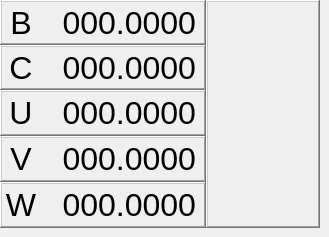
           <widget class="QWidget" name="f6s2_4_dros">
            <widget class="QFrame" name="dro_5_to_9_panel">
             <property name="geometry">
              <rect>
               <x>0</x>
               <y>0</y>
               <width>320</width>
               <height>228</height>
              </rect>
             </property>
             <property name="frameShape">
              <enum>QFrame::NoFrame</enum>
             </property>
             <property name="frameShadow">
              <enum>QFrame::Plain</enum>
             </property>
             <widget class="QFrame" name="frame_dro_5_to_9_display">
              <property name="geometry">
               <rect>
                <x>0</x>
                <y>0</y>
                <width>206</width>
                <height>228</height>
               </rect>
              </property>
              <property name="frameShape">
               <enum>QFrame::StyledPanel</enum>
              </property>
              <property name="frameShadow">
               <enum>QFrame::Raised</enum>
              </property>
              <widget class="DROLabel" name="dro_f6s2_4_display_b">
               <property name="geometry">
                <rect>
                 <x>0</x>
                 <y>0</y>
                 <width>206</width>
                 <height>45</height>
                </rect>
               </property>
               <property name="minimumSize">
                <size>
                 <width>100</width>
                 <height>24</height>
                </size>
               </property>
               <property name="maximumSize">
                <size>
                 <width>206</width>
                 <height>49</height>
                </size>
               </property>
               <property name="font">
                <font>
                 <pointsize>24</pointsize>
                 <weight>50</weight>
                 <italic>false</italic>
                 <bold>false</bold>
                 <strikeout>false</strikeout>
                 <kerning>false</kerning>
                </font>
               </property>
               <property name="frameShape">
                <enum>QFrame::WinPanel</enum>
               </property>
               <property name="frameShadow">
                <enum>QFrame::Raised</enum>
               </property>
               <property name="text">
                <string>000.0000</string>
               </property>
               <property name="alignment">
                <set>Qt::AlignRight|Qt::AlignTrailing|Qt::AlignVCenter</set>
               </property>
               <property name="Qjoint_number" stdset="0">
                <number>4</number>
               </property>
               <widget class="QLabel" name="plab_f6s2_4_b">
                <property name="geometry">
                 <rect>
                  <x>6</x>
                  <y>0</y>
                  <width>30</width>
                  <height>45</height>
                 </rect>
                </property>
                <property name="minimumSize">
                 <size>
                  <width>30</width>
                  <height>45</height>
                 </size>
                </property>
                <property name="maximumSize">
                 <size>
                  <width>30</width>
                  <height>45</height>
                 </size>
                </property>
                <property name="font">
                 <font>
                  <pointsize>24</pointsize>
                 </font>
                </property>
                <property name="layoutDirection">
                 <enum>Qt::LeftToRight</enum>
                </property>
                <property name="frameShape">
                 <enum>QFrame::NoFrame</enum>
                </property>
                <property name="frameShadow">
                 <enum>QFrame::Raised</enum>
                </property>
                <property name="text">
                 <string>B</string>
                </property>
                <property name="alignment">
                 <set>Qt::AlignCenter</set>
                </property>
               </widget>
              </widget>
              <widget class="DROLabel" name="dro_f6s2_4_display_w">
               <property name="geometry">
                <rect>
                 <x>0</x>
                 <y>182</y>
                 <width>206</width>
                 <height>46</height>
                </rect>
               </property>
               <property name="minimumSize">
                <size>
                 <width>100</width>
                 <height>24</height>
                </size>
               </property>
               <property name="maximumSize">
                <size>
                 <width>206</width>
                 <height>49</height>
                </size>
               </property>
               <property name="font">
                <font>
                 <pointsize>24</pointsize>
                 <weight>50</weight>
                 <italic>false</italic>
                 <bold>false</bold>
                 <strikeout>false</strikeout>
                 <kerning>false</kerning>
                </font>
               </property>
               <property name="frameShape">
                <enum>QFrame::WinPanel</enum>
               </property>
               <property name="frameShadow">
                <enum>QFrame::Raised</enum>
               </property>
               <property name="text">
                <string>000.0000</string>
               </property>
               <property name="alignment">
                <set>Qt::AlignRight|Qt::AlignTrailing|Qt::AlignVCenter</set>
               </property>
               <property name="Qjoint_number" stdset="0">
                <number>8</number>
               </property>
               <widget class="QLabel" name="plab_f6s2_4_w">
                <property name="geometry">
                 <rect>
                  <x>6</x>
                  <y>0</y>
                  <width>30</width>
                  <height>46</height>
                 </rect>
                </property>
                <property name="minimumSize">
                 <size>
                  <width>30</width>
                  <height>46</height>
                 </size>
                </property>
                <property name="maximumSize">
                 <size>
                  <width>30</width>
                  <height>46</height>
                 </size>
                </property>
                <property name="font">
                 <font>
                  <pointsize>24</pointsize>
                 </font>
                </property>
                <property name="layoutDirection">
                 <enum>Qt::LeftToRight</enum>
                </property>
                <property name="frameShape">
                 <enum>QFrame::NoFrame</enum>
                </property>
                <property name="frameShadow">
                 <enum>QFrame::Raised</enum>
                </property>
                <property name="text">
                 <string>W</string>
                </property>
                <property name="alignment">
                 <set>Qt::AlignRight|Qt::AlignTrailing|Qt::AlignVCenter</set>
                </property>
               </widget>
              </widget>
              <widget class="DROLabel" name="dro_f6s2_4_display_c">
               <property name="geometry">
                <rect>
                 <x>0</x>
                 <y>45</y>
                 <width>206</width>
                 <height>45</height>
                </rect>
               </property>
               <property name="minimumSize">
                <size>
                 <width>100</width>
                 <height>24</height>
                </size>
               </property>
               <property name="maximumSize">
                <size>
                 <width>206</width>
                 <height>49</height>
                </size>
               </property>
               <property name="font">
                <font>
                 <pointsize>24</pointsize>
                 <weight>50</weight>
                 <italic>false</italic>
                 <bold>false</bold>
                 <strikeout>false</strikeout>
                 <kerning>false</kerning>
                </font>
               </property>
               <property name="frameShape">
                <enum>QFrame::WinPanel</enum>
               </property>
               <property name="frameShadow">
                <enum>QFrame::Raised</enum>
               </property>
               <property name="text">
                <string>000.0000</string>
               </property>
               <property name="alignment">
                <set>Qt::AlignRight|Qt::AlignTrailing|Qt::AlignVCenter</set>
               </property>
               <property name="Qjoint_number" stdset="0">
                <number>5</number>
               </property>
               <widget class="QLabel" name="plab_f6s2_4_c">
                <property name="geometry">
                 <rect>
                  <x>6</x>
                  <y>0</y>
                  <width>30</width>
                  <height>45</height>
                 </rect>
                </property>
                <property name="minimumSize">
                 <size>
                  <width>30</width>
                  <height>45</height>
                 </size>
                </property>
                <property name="maximumSize">
                 <size>
                  <width>30</width>
                  <height>45</height>
                 </size>
                </property>
                <property name="font">
                 <font>
                  <pointsize>24</pointsize>
                 </font>
                </property>
                <property name="layoutDirection">
                 <enum>Qt::LeftToRight</enum>
                </property>
                <property name="frameShape">
                 <enum>QFrame::NoFrame</enum>
                </property>
                <property name="frameShadow">
                 <enum>QFrame::Raised</enum>
                </property>
                <property name="text">
                 <string>C</string>
                </property>
                <property name="alignment">
                 <set>Qt::AlignCenter</set>
                </property>
               </widget>
              </widget>
              <widget class="DROLabel" name="dro_f6s2_4_display_v">
               <property name="geometry">
                <rect>
                 <x>0</x>
                 <y>136</y>
                 <width>206</width>
                 <height>46</height>
                </rect>
               </property>
               <property name="minimumSize">
                <size>
                 <width>100</width>
                 <height>24</height>
                </size>
               </property>
               <property name="maximumSize">
                <size>
                 <width>206</width>
                 <height>49</height>
                </size>
               </property>
               <property name="font">
                <font>
                 <pointsize>24</pointsize>
                 <weight>50</weight>
                 <italic>false</italic>
                 <bold>false</bold>
                 <strikeout>false</strikeout>
                 <kerning>false</kerning>
                </font>
               </property>
               <property name="frameShape">
                <enum>QFrame::WinPanel</enum>
               </property>
               <property name="frameShadow">
                <enum>QFrame::Raised</enum>
               </property>
               <property name="text">
                <string>000.0000</string>
               </property>
               <property name="alignment">
                <set>Qt::AlignRight|Qt::AlignTrailing|Qt::AlignVCenter</set>
               </property>
               <property name="Qjoint_number" stdset="0">
                <number>7</number>
               </property>
               <widget class="QLabel" name="plab_f6s2_4_v">
                <property name="geometry">
                 <rect>
                  <x>6</x>
                  <y>0</y>
                  <width>30</width>
                  <height>46</height>
                 </rect>
                </property>
                <property name="minimumSize">
                 <size>
                  <width>30</width>
                  <height>46</height>
                 </size>
                </property>
                <property name="maximumSize">
                 <size>
                  <width>30</width>
                  <height>46</height>
                 </size>
                </property>
                <property name="font">
                 <font>
                  <pointsize>24</pointsize>
                 </font>
                </property>
                <property name="layoutDirection">
                 <enum>Qt::LeftToRight</enum>
                </property>
                <property name="frameShape">
                 <enum>QFrame::NoFrame</enum>
                </property>
                <property name="frameShadow">
                 <enum>QFrame::Raised</enum>
                </property>
                <property name="text">
                 <string>V</string>
                </property>
                <property name="alignment">
                 <set>Qt::AlignCenter</set>
                </property>
               </widget>
              </widget>
              <widget class="DROLabel" name="dro_f6s2_4_display_u">
               <property name="geometry">
                <rect>
                 <x>0</x>
                 <y>90</y>
                 <width>206</width>
                 <height>46</height>
                </rect>
               </property>
               <property name="minimumSize">
                <size>
                 <width>100</width>
                 <height>24</height>
                </size>
               </property>
               <property name="maximumSize">
                <size>
                 <width>206</width>
                 <height>49</height>
                </size>
               </property>
               <property name="font">
                <font>
                 <pointsize>24</pointsize>
                 <weight>50</weight>
                 <italic>false</italic>
                 <bold>false</bold>
                 <strikeout>false</strikeout>
                 <kerning>false</kerning>
                </font>
               </property>
               <property name="frameShape">
                <enum>QFrame::WinPanel</enum>
               </property>
               <property name="frameShadow">
                <enum>QFrame::Raised</enum>
               </property>
               <property name="text">
                <string>000.0000</string>
               </property>
               <property name="alignment">
                <set>Qt::AlignRight|Qt::AlignTrailing|Qt::AlignVCenter</set>
               </property>
               <property name="Qjoint_number" stdset="0">
                <number>6</number>
               </property>
               <widget class="QLabel" name="plab_f6s2_4_u">
                <property name="geometry">
                 <rect>
                  <x>6</x>
                  <y>0</y>
                  <width>30</width>
                  <height>46</height>
                 </rect>
                </property>
                <property name="minimumSize">
                 <size>
                  <width>30</width>
                  <height>46</height>
                 </size>
                </property>
                <property name="maximumSize">
                 <size>
                  <width>30</width>
                  <height>46</height>
                 </size>
                </property>
                <property name="font">
                 <font>
                  <pointsize>24</pointsize>
                 </font>
                </property>
                <property name="layoutDirection">
                 <enum>Qt::LeftToRight</enum>
                </property>
                <property name="frameShape">
                 <enum>QFrame::NoFrame</enum>
                </property>
                <property name="frameShadow">
                 <enum>QFrame::Raised</enum>
                </property>
                <property name="text">
                 <string>U</string>
                </property>
                <property name="alignment">
                 <set>Qt::AlignCenter</set>
                </property>
               </widget>
              </widget>
             </widget>
             <widget class="QFrame" name="frame_right">
              <property name="geometry">
               <rect>
                <x>206</x>
                <y>0</y>
                <width>114</width>
                <height>228</height>
               </rect>
              </property>
              <property name="frameShape">
               <enum>QFrame::WinPanel</enum>
              </property>
              <property name="frameShadow">
               <enum>QFrame::Raised</enum>
              </property>
             </widget>
            </widget>
           </widget>
